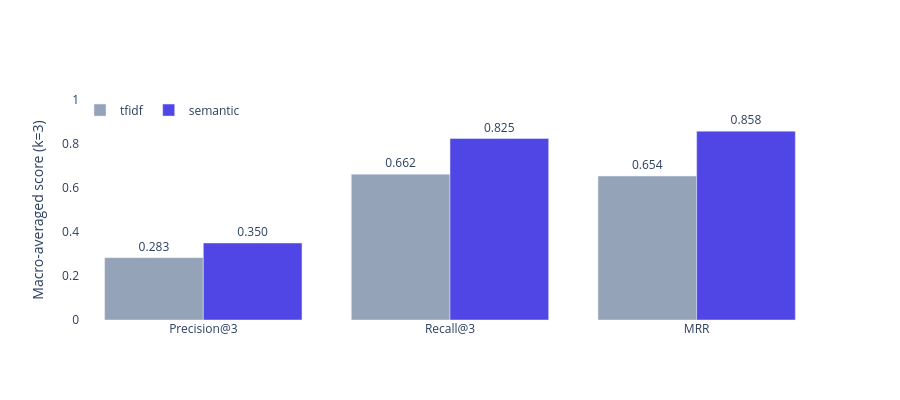

The notebook cell saved with this chart:
### Markdown cell above
### Metric comparison chart

Scores are macro-averaged over the 40 queries. Precision@3 uses k as the
denominator, so a query with a single relevant record caps out below 1.0 by
construction.

### Code cell
import plotly.graph_objects as go
import plotly.io as pio

pio.renderers.default = "plotly_mimetype"

metrics = ["Precision@3", "Recall@3", "MRR"]
colors = {"tfidf": "#94a3b8", "semantic": "#4f46e5"}
fig = go.Figure()
for row in table.to_dict("records"):
    fig.add_trace(go.Bar(
        name=row["Model"],
        x=metrics,
        y=[row[m] for m in metrics],
        marker_color=colors[row["Model"]],
        text=[f"{row[m]:.3f}" for m in metrics],
        textposition="outside",
    ))
fig.update_layout(barmode="group", yaxis=dict(range=[0, 1], title="Macro-averaged score (k=3)"),
                  height=400, plot_bgcolor="white", paper_bgcolor="white",
                  legend=dict(orientation="h", y=1.02))
fig

### Figure 1 — Plotly figure (JSON) as saved in the notebook; plotly's stock layout.template omitted (floating-point values rounded to 4 significant figures)
{"data": [{"marker": {"color": "#94a3b8"}, "name": "tfidf", "text": ["0.283", "0.662", "0.654"], "textposition": "outside", "type": "bar", "x": ["Precision@3", "Recall@3", "MRR"], "y": [0.2833, 0.6625, 0.6542]}, {"marker": {"color": "#4f46e5"}, "name": "semantic", "text": ["0.350", "0.825", "0.858"], "textposition": "outside", "type": "bar", "x": ["Precision@3", "Recall@3", "MRR"], "y": [0.35, 0.825, 0.8583]}], "layout": {"barmode": "group", "height": 400, "legend": {"orientation": "h", "y": 1.02}, "paper_bgcolor": "white", "plot_bgcolor": "white", "yaxis": {"range": [0, 1], "title": {"text": "Macro-averaged score (k=3)"}}}}
